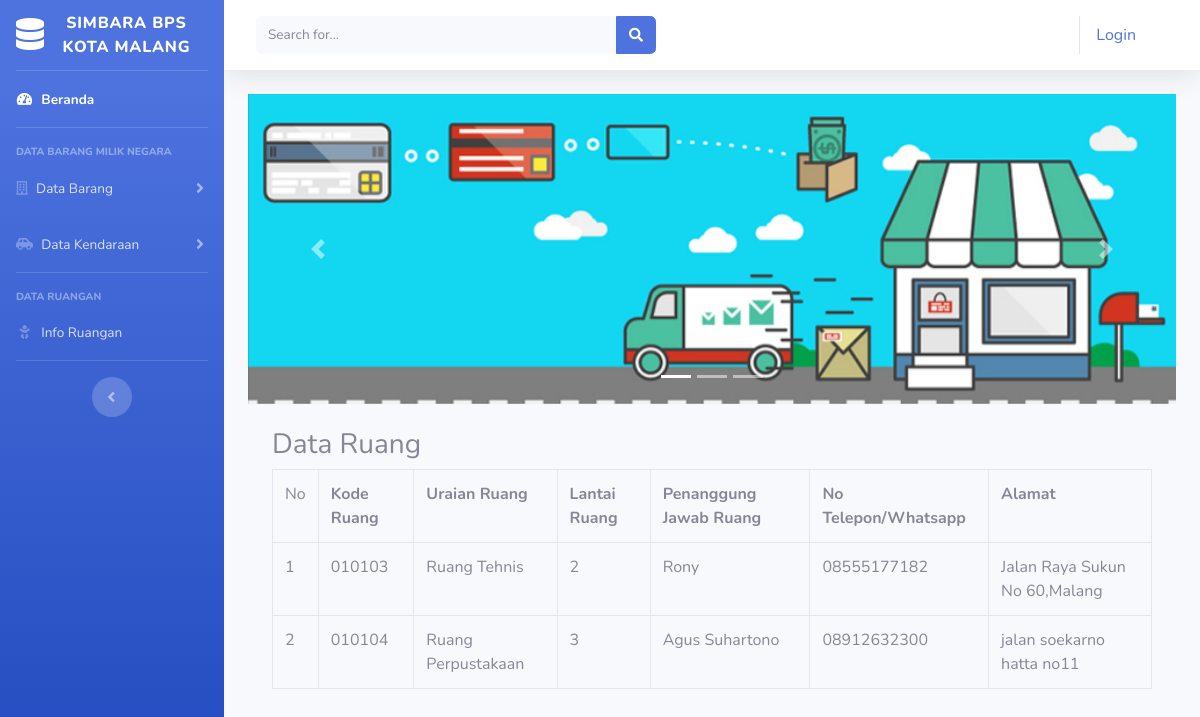
The page /toko_dapur_sehat/index.php/kategori/Info on the database its author committed.
### tables this page shows
CREATE TABLE `tb_ruang` (
  `id_ruang` int(11) NOT NULL,
  `kode_ruang` varchar(11) NOT NULL,
  `uraian_ruang` varchar(20) NOT NULL,
  `lantai` int(11) NOT NULL,
  `pj_ruang` varchar(50) NOT NULL,
  `no_tlp` varchar(15) NOT NULL,
  `alamat` varchar(50) NOT NULL
);

### toko_dapur_sehat/application/controllers/Kategori.php (called while the page is built, shortened)
<?php
class Kategori extends CI_Controller {
    public function Info()
    {
        $data['ruang'] = $this->Model_kategori->tampil_data()->result();
        $this->load->view('templates/header');
        $this->load->view('templates/sidebar');
        $this->load->view('info', $data);
        $this->load->view('templates/footer');
    }
}
?>

### toko_dapur_sehat/index.php (called while the page is built, shortened)
<?php
require_once BASEPATH.'core/CodeIgniter.php';

### toko_dapur_sehat/application/models/Model_kategori.php (called while the page is built, shortened)
<?php
class Model_kategori extends CI_Model {
    public function tampil_data(){
        return $this->db->get('tb_ruang');
    }
}
?>

### toko_dapur_sehat/application/views/info.php (the view, shortened to what this page needs)
<div class="container-fluid">
<div id="carouselExampleIndicators" class="carousel slide" data-ride="carousel">
  <ol class="carousel-indicators">
    <li data-target="#carouselExampleIndicators" data-slide-to="0" class="active"></li>
    <li data-target="#carouselExampleIndicators" data-slide-to="1"></li>
    <li data-target="#carouselExampleIndicators" data-slide-to="2"></li>
  </ol>
  <div class="carousel-inner">
    <div class="carousel-item active">
      <img src="<?php echo base_url('assets/img/slider1.jpg') ?>" class="d-block w-100" alt="...">
    </div>
  </div>
  <a class="carousel-control-prev" href="#carouselExampleIndicators" role="button" data-slide="prev">
    <span class="carousel-control-prev-icon" aria-hidden="true"></span>
  </a>
  <a class="carousel-control-next" href="#carouselExampleIndicators" role="button" data-slide="next">
    <span class="carousel-control-next-icon" aria-hidden="true"></span>
  </a>
</div>
<br>
<div class="container-fluid">
<h3>Data Ruang</h3>
    <table class="table table-bordered">
    <tr>
    <td>No</td>
    <th>Kode Ruang</th>
    <th>Uraian Ruang</th>
    <th>Lantai Ruang</th>
    <th>Penanggung Jawab Ruang</th>
    <th>No Telepon/Whatsapp</th>
    <th>Alamat</th>
    </tr>
    <?php
    $no=1;
    foreach($ruang as $rg) : ?>
        <tr>
        <td><?php echo $no++ ?></td>
        <td><?php echo $rg->kode_ruang ?></td>
        <td><?php echo $rg->uraian_ruang ?></td>
        <td><?php echo $rg->lantai ?></td>
        <td><?php echo $rg->pj_ruang ?></td>
        <td><?php echo $rg->no_tlp ?></td>
        <td><?php echo $rg->alamat ?></td>
        </tr>
    <?php endforeach;?>
    </table>
</div>
</div>

### rows shown on the page
tb_ruang: kode_ruang "010103", uraian_ruang "Ruang Tehnis", lantai "2", pj_ruang "Rony", no_tlp "08555177182", alamat "Jalan Raya Sukun No 60,Malang"
tb_ruang: kode_ruang "010104", uraian_ruang "Ruang Perpustakaan", lantai "3", pj_ruang "Agus Suhartono", no_tlp "08912632300", alamat "jalan soekarno hatta no11"

### other values the page prints
anchor('Auth/login','Login') "Login"
